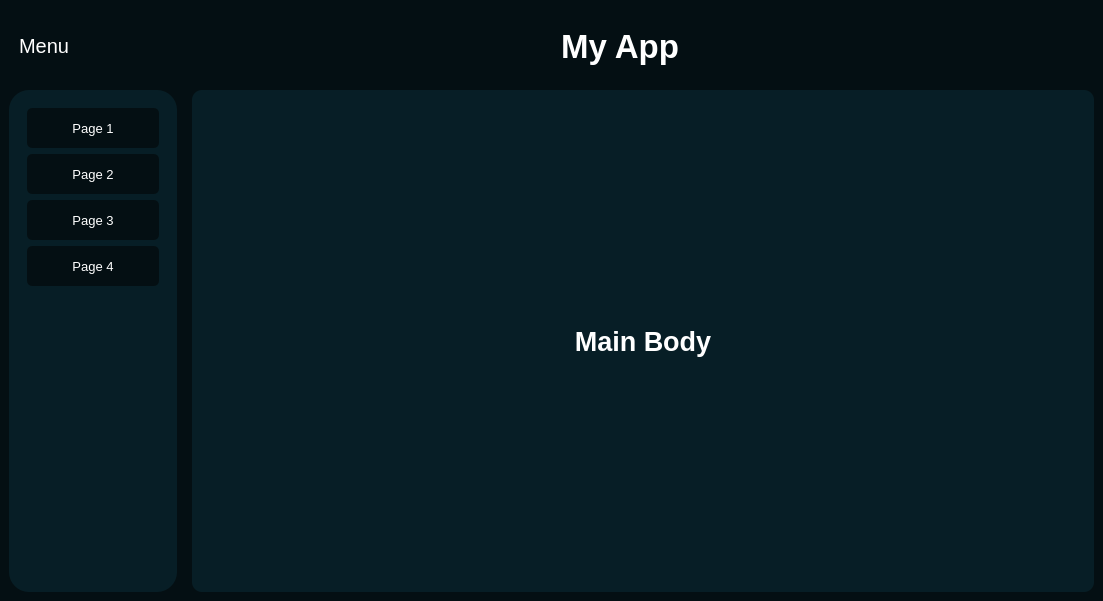
<?xml version="1.0" encoding="UTF-8"?>
<ui version="4.0">
 <class>MainWindow</class>
 <widget class="QMainWindow" name="MainWindow">
  <property name="geometry">
   <rect>
    <x>0</x>
    <y>0</y>
    <width>1103</width>
    <height>601</height>
   </rect>
  </property>
  <property name="windowTitle">
   <string>MainWindow</string>
  </property>
  <property name="autoFillBackground">
   <bool>false</bool>
  </property>
  <property name="styleSheet">
   <string notr="true"/>
  </property>
  <widget class="QWidget" name="centralwidget">
   <property name="styleSheet">
    <string notr="true">*{
	border: none;
	background-color: transparent;
 	color: #fff;

}

#centralwidget{
	background-color: #040f13;
}

#side_menu{
	background-color: #071e26;
	border-radius: 20px;
}

QPushButton{
	padding: 10px;
	background-color: #040f13;
	border-radius: 5px;
}

#main_body{
	background-color: #071e26;
	border-radius: 10px;
}
</string>
   </property>
   <layout class="QVBoxLayout" name="verticalLayout">
    <item alignment="Qt::AlignTop">
     <widget class="QFrame" name="header">
      <property name="minimumSize">
       <size>
        <width>0</width>
        <height>75</height>
       </size>
      </property>
      <property name="maximumSize">
       <size>
        <width>16777215</width>
        <height>50</height>
       </size>
      </property>
      <property name="frameShape">
       <enum>QFrame::StyledPanel</enum>
      </property>
      <property name="frameShadow">
       <enum>QFrame::Raised</enum>
      </property>
      <layout class="QHBoxLayout" name="horizontalLayout_2">
       <property name="spacing">
        <number>0</number>
       </property>
       <property name="leftMargin">
        <number>0</number>
       </property>
       <property name="topMargin">
        <number>0</number>
       </property>
       <property name="rightMargin">
        <number>0</number>
       </property>
       <property name="bottomMargin">
        <number>0</number>
       </property>
       <item alignment="Qt::AlignLeft">
        <widget class="QFrame" name="frame">
         <property name="minimumSize">
          <size>
           <width>0</width>
           <height>75</height>
          </size>
         </property>
         <property name="frameShape">
          <enum>QFrame::StyledPanel</enum>
         </property>
         <property name="frameShadow">
          <enum>QFrame::Raised</enum>
         </property>
         <layout class="QHBoxLayout" name="horizontalLayout_4">
          <property name="spacing">
           <number>0</number>
          </property>
          <property name="leftMargin">
           <number>0</number>
          </property>
          <property name="topMargin">
           <number>0</number>
          </property>
          <property name="rightMargin">
           <number>0</number>
          </property>
          <property name="bottomMargin">
           <number>0</number>
          </property>
          <item>
           <widget class="QPushButton" name="menu_button">
            <property name="minimumSize">
             <size>
              <width>0</width>
              <height>50</height>
             </size>
            </property>
            <property name="maximumSize">
             <size>
              <width>16777215</width>
              <height>50</height>
             </size>
            </property>
            <property name="font">
             <font>
              <pointsize>15</pointsize>
             </font>
            </property>
            <property name="text">
             <string>Menu</string>
            </property>
            <property name="icon">
             <iconset resource="icons.qrc">
              <normaloff>:/white-ico/feather-white/align-justify.svg</normaloff>:/white-ico/feather-white/align-justify.svg</iconset>
            </property>
            <property name="iconSize">
             <size>
              <width>35</width>
              <height>35</height>
             </size>
            </property>
           </widget>
          </item>
         </layout>
        </widget>
       </item>
       <item>
        <widget class="QFrame" name="frame_2">
         <property name="minimumSize">
          <size>
           <width>0</width>
           <height>75</height>
          </size>
         </property>
         <property name="frameShape">
          <enum>QFrame::StyledPanel</enum>
         </property>
         <property name="frameShadow">
          <enum>QFrame::Raised</enum>
         </property>
         <layout class="QHBoxLayout" name="horizontalLayout_3">
          <item alignment="Qt::AlignLeft">
           <widget class="QLabel" name="label">
            <property name="minimumSize">
             <size>
              <width>0</width>
              <height>50</height>
             </size>
            </property>
            <property name="font">
             <font>
              <pointsize>25</pointsize>
              <weight>75</weight>
              <bold>true</bold>
             </font>
            </property>
            <property name="text">
             <string>My App</string>
            </property>
            <property name="alignment">
             <set>Qt::AlignCenter</set>
            </property>
           </widget>
          </item>
         </layout>
        </widget>
       </item>
      </layout>
     </widget>
    </item>
    <item>
     <widget class="QFrame" name="out_frame2">
      <property name="sizePolicy">
       <sizepolicy hsizetype="Preferred" vsizetype="Expanding">
        <horstretch>0</horstretch>
        <verstretch>0</verstretch>
       </sizepolicy>
      </property>
      <property name="frameShape">
       <enum>QFrame::StyledPanel</enum>
      </property>
      <property name="frameShadow">
       <enum>QFrame::Raised</enum>
      </property>
      <layout class="QHBoxLayout" name="horizontalLayout">
       <property name="spacing">
        <number>15</number>
       </property>
       <property name="leftMargin">
        <number>0</number>
       </property>
       <property name="topMargin">
        <number>0</number>
       </property>
       <property name="rightMargin">
        <number>0</number>
       </property>
       <property name="bottomMargin">
        <number>0</number>
       </property>
       <item>
        <widget class="QCustomSlideMenu" name="side_menu" native="true">
         <property name="maximumSize">
          <size>
           <width>16777215</width>
           <height>1080</height>
          </size>
         </property>
         <layout class="QVBoxLayout" name="verticalLayout_2">
          <item alignment="Qt::AlignLeft|Qt::AlignTop">
           <widget class="QFrame" name="frame_6">
            <property name="sizePolicy">
             <sizepolicy hsizetype="Preferred" vsizetype="Preferred">
              <horstretch>0</horstretch>
              <verstretch>0</verstretch>
             </sizepolicy>
            </property>
            <property name="minimumSize">
             <size>
              <width>150</width>
              <height>0</height>
             </size>
            </property>
            <property name="maximumSize">
             <size>
              <width>153</width>
              <height>300</height>
             </size>
            </property>
            <property name="frameShape">
             <enum>QFrame::StyledPanel</enum>
            </property>
            <property name="frameShadow">
             <enum>QFrame::Raised</enum>
            </property>
            <layout class="QVBoxLayout" name="verticalLayout_6">
             <item>
              <widget class="QPushButton" name="pg1_btn">
               <property name="minimumSize">
                <size>
                 <width>0</width>
                 <height>40</height>
                </size>
               </property>
               <property name="maximumSize">
                <size>
                 <width>16777215</width>
                 <height>50</height>
                </size>
               </property>
               <property name="font">
                <font>
                 <pointsize>10</pointsize>
                </font>
               </property>
               <property name="text">
                <string>Page 1</string>
               </property>
               <property name="icon">
                <iconset resource="icons.qrc">
                 <normaloff>:/white-ico/feather-white/clock.svg</normaloff>:/white-ico/feather-white/clock.svg</iconset>
               </property>
              </widget>
             </item>
             <item>
              <widget class="QPushButton" name="pg2_btn">
               <property name="minimumSize">
                <size>
                 <width>0</width>
                 <height>40</height>
                </size>
               </property>
               <property name="maximumSize">
                <size>
                 <width>16777215</width>
                 <height>50</height>
                </size>
               </property>
               <property name="font">
                <font>
                 <pointsize>10</pointsize>
                </font>
               </property>
               <property name="text">
                <string>Page 2</string>
               </property>
               <property name="icon">
                <iconset resource="icons.qrc">
                 <normaloff>:/white-ico/feather-white/briefcase.svg</normaloff>:/white-ico/feather-white/briefcase.svg</iconset>
               </property>
              </widget>
             </item>
             <item>
              <widget class="QPushButton" name="pg3_btn">
               <property name="minimumSize">
                <size>
                 <width>0</width>
                 <height>40</height>
                </size>
               </property>
               <property name="maximumSize">
                <size>
                 <width>16777215</width>
                 <height>50</height>
                </size>
               </property>
               <property name="font">
                <font>
                 <pointsize>10</pointsize>
                </font>
               </property>
               <property name="text">
                <string>Page 3</string>
               </property>
               <property name="icon">
                <iconset resource="icons.qrc">
                 <normaloff>:/white-ico/feather-white/airplay.svg</normaloff>:/white-ico/feather-white/airplay.svg</iconset>
               </property>
              </widget>
             </item>
             <item>
              <widget class="QPushButton" name="pg4_btn">
               <property name="minimumSize">
                <size>
                 <width>0</width>
                 <height>40</height>
                </size>
               </property>
               <property name="maximumSize">
                <size>
                 <width>16777215</width>
                 <height>50</height>
                </size>
               </property>
               <property name="font">
                <font>
                 <pointsize>10</pointsize>
                </font>
               </property>
               <property name="text">
                <string>Page 4</string>
               </property>
               <property name="icon">
                <iconset resource="icons.qrc">
                 <normaloff>:/white-ico/feather-white/database.svg</normaloff>:/white-ico/feather-white/database.svg</iconset>
               </property>
              </widget>
             </item>
            </layout>
           </widget>
          </item>
         </layout>
        </widget>
       </item>
       <item>
        <widget class="QFrame" name="main_body">
         <property name="sizePolicy">
          <sizepolicy hsizetype="Expanding" vsizetype="Preferred">
           <horstretch>0</horstretch>
           <verstretch>0</verstretch>
          </sizepolicy>
         </property>
         <property name="frameShape">
          <enum>QFrame::StyledPanel</enum>
         </property>
         <property name="frameShadow">
          <enum>QFrame::Raised</enum>
         </property>
         <layout class="QHBoxLayout" name="horizontalLayout_5">
          <item>
           <widget class="QStackedWidget" name="stackedWidget">
            <property name="sizePolicy">
             <sizepolicy hsizetype="Expanding" vsizetype="Preferred">
              <horstretch>0</horstretch>
              <verstretch>0</verstretch>
             </sizepolicy>
            </property>
            <widget class="QWidget" name="page">
             <property name="sizePolicy">
              <sizepolicy hsizetype="Expanding" vsizetype="Preferred">
               <horstretch>0</horstretch>
               <verstretch>0</verstretch>
              </sizepolicy>
             </property>
             <layout class="QHBoxLayout" name="horizontalLayout_7">
              <item>
               <widget class="QFrame" name="frame_7">
                <property name="sizePolicy">
                 <sizepolicy hsizetype="Expanding" vsizetype="Preferred">
                  <horstretch>0</horstretch>
                  <verstretch>0</verstretch>
                 </sizepolicy>
                </property>
                <property name="frameShape">
                 <enum>QFrame::StyledPanel</enum>
                </property>
                <property name="frameShadow">
                 <enum>QFrame::Raised</enum>
                </property>
                <layout class="QHBoxLayout" name="horizontalLayout_6">
                 <item>
                  <widget class="QLabel" name="label_2">
                   <property name="minimumSize">
                    <size>
                     <width>570</width>
                     <height>200</height>
                    </size>
                   </property>
                   <property name="font">
                    <font>
                     <pointsize>20</pointsize>
                     <weight>75</weight>
                     <bold>true</bold>
                    </font>
                   </property>
                   <property name="text">
                    <string>Main Body</string>
                   </property>
                   <property name="alignment">
                    <set>Qt::AlignCenter</set>
                   </property>
                  </widget>
                 </item>
                </layout>
               </widget>
              </item>
             </layout>
            </widget>
            <widget class="QWidget" name="page_1">
             <layout class="QHBoxLayout" name="horizontalLayout_9">
              <item>
               <widget class="QFrame" name="frame_8">
                <property name="sizePolicy">
                 <sizepolicy hsizetype="Expanding" vsizetype="Preferred">
                  <horstretch>0</horstretch>
                  <verstretch>0</verstretch>
                 </sizepolicy>
                </property>
                <property name="frameShape">
                 <enum>QFrame::StyledPanel</enum>
                </property>
                <property name="frameShadow">
                 <enum>QFrame::Raised</enum>
                </property>
                <layout class="QHBoxLayout" name="horizontalLayout_8">
                 <item>
                  <widget class="QLabel" name="label_3">
                   <property name="minimumSize">
                    <size>
                     <width>570</width>
                     <height>200</height>
                    </size>
                   </property>
                   <property name="font">
                    <font>
                     <pointsize>20</pointsize>
                     <weight>75</weight>
                     <bold>true</bold>
                    </font>
                   </property>
                   <property name="text">
                    <string>Page 1</string>
                   </property>
                   <property name="alignment">
                    <set>Qt::AlignCenter</set>
                   </property>
                  </widget>
                 </item>
                </layout>
               </widget>
              </item>
             </layout>
            </widget>
            <widget class="QWidget" name="page_2">
             <layout class="QHBoxLayout" name="horizontalLayout_11">
              <item>
               <widget class="QFrame" name="frame_9">
                <property name="sizePolicy">
                 <sizepolicy hsizetype="Expanding" vsizetype="Preferred">
                  <horstretch>0</horstretch>
                  <verstretch>0</verstretch>
                 </sizepolicy>
                </property>
                <property name="frameShape">
                 <enum>QFrame::StyledPanel</enum>
                </property>
                <property name="frameShadow">
                 <enum>QFrame::Raised</enum>
                </property>
                <layout class="QHBoxLayout" name="horizontalLayout_10">
                 <item>
                  <widget class="QLabel" name="label_4">
                   <property name="minimumSize">
                    <size>
                     <width>570</width>
                     <height>200</height>
                    </size>
                   </property>
                   <property name="font">
                    <font>
                     <pointsize>20</pointsize>
                     <weight>75</weight>
                     <bold>true</bold>
                    </font>
                   </property>
                   <property name="text">
                    <string>Page 2</string>
                   </property>
                   <property name="alignment">
                    <set>Qt::AlignCenter</set>
                   </property>
                  </widget>
                 </item>
                </layout>
               </widget>
              </item>
             </layout>
            </widget>
            <widget class="QWidget" name="page_3">
             <layout class="QHBoxLayout" name="horizontalLayout_13">
              <item>
               <widget class="QFrame" name="frame_10">
                <property name="sizePolicy">
                 <sizepolicy hsizetype="Expanding" vsizetype="Preferred">
                  <horstretch>0</horstretch>
                  <verstretch>0</verstretch>
                 </sizepolicy>
                </property>
                <property name="frameShape">
                 <enum>QFrame::StyledPanel</enum>
                </property>
                <property name="frameShadow">
                 <enum>QFrame::Raised</enum>
                </property>
                <layout class="QHBoxLayout" name="horizontalLayout_12">
                 <item>
                  <widget class="QLabel" name="label_5">
                   <property name="minimumSize">
                    <size>
                     <width>570</width>
                     <height>200</height>
                    </size>
                   </property>
                   <property name="font">
                    <font>
                     <pointsize>20</pointsize>
                     <weight>75</weight>
                     <bold>true</bold>
                    </font>
                   </property>
                   <property name="text">
                    <string>Page 3</string>
                   </property>
                   <property name="alignment">
                    <set>Qt::AlignCenter</set>
                   </property>
                  </widget>
                 </item>
                </layout>
               </widget>
              </item>
             </layout>
            </widget>
            <widget class="QWidget" name="page_4">
             <layout class="QHBoxLayout" name="horizontalLayout_15">
              <item>
               <widget class="QFrame" name="frame_11">
                <property name="sizePolicy">
                 <sizepolicy hsizetype="Expanding" vsizetype="Preferred">
                  <horstretch>0</horstretch>
                  <verstretch>0</verstretch>
                 </sizepolicy>
                </property>
                <property name="frameShape">
                 <enum>QFrame::StyledPanel</enum>
                </property>
                <property name="frameShadow">
                 <enum>QFrame::Raised</enum>
                </property>
                <layout class="QHBoxLayout" name="horizontalLayout_14">
                 <item>
                  <widget class="QLabel" name="label_6">
                   <property name="minimumSize">
                    <size>
                     <width>570</width>
                     <height>200</height>
                    </size>
                   </property>
                   <property name="font">
                    <font>
                     <pointsize>20</pointsize>
                     <weight>75</weight>
                     <bold>true</bold>
                    </font>
                   </property>
                   <property name="text">
                    <string>Page 4</string>
                   </property>
                   <property name="alignment">
                    <set>Qt::AlignCenter</set>
                   </property>
                  </widget>
                 </item>
                </layout>
               </widget>
              </item>
             </layout>
            </widget>
           </widget>
          </item>
         </layout>
        </widget>
       </item>
      </layout>
     </widget>
    </item>
   </layout>
  </widget>
 </widget>
 <customwidgets>
  <customwidget>
   <class>QCustomSlideMenu</class>
   <extends>QWidget</extends>
   <header location="global">Custom_Widgets.Widgets.h</header>
   <container>1</container>
  </customwidget>
 </customwidgets>
 <resources>
  <include location="icons.qrc"/>
 </resources>
 <connections/>
</ui>
